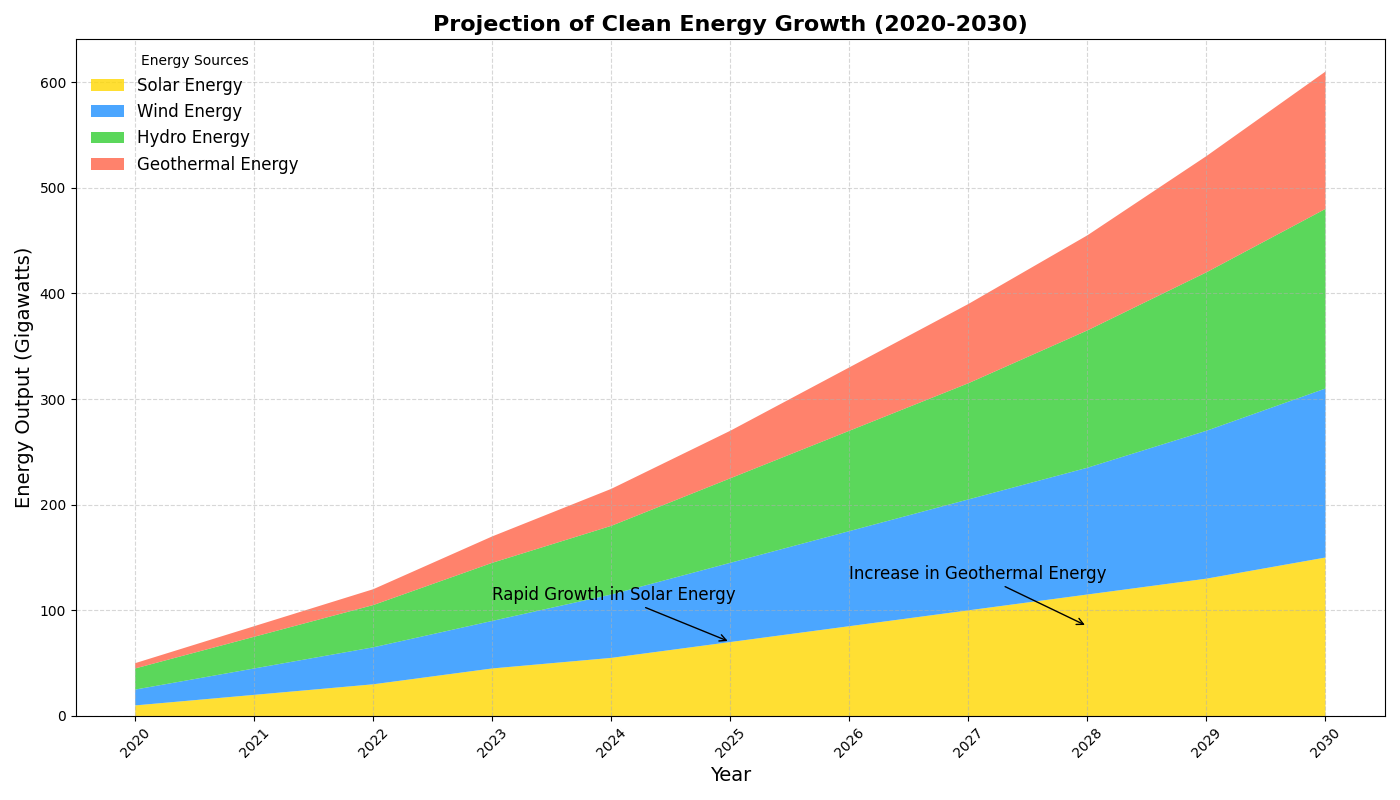

This figure's Python source:
import matplotlib.pyplot as plt
import numpy as np

# Backstory:
# The chart shows the projected growth of various clean energy sources from 2020 to 2030.
# The data represents fictional estimates of solar, wind, hydro, and geothermal energy.
years = np.arange(2020, 2031)

# Artificial data for clean energy sources across years
solar_energy = [10, 20, 30, 45, 55, 70, 85, 100, 115, 130, 150]
wind_energy = [15, 25, 35, 45, 60, 75, 90, 105, 120, 140, 160]
hydro_energy = [20, 30, 40, 55, 65, 80, 95, 110, 130, 150, 170]
geothermal_energy = [5, 10, 15, 25, 35, 45, 60, 75, 90, 110, 130]

# Colors for the energy sources
colors = ['#FFD700', '#1E90FF', '#32CD32', '#FF6347']

# Initialize the plot
fig, ax = plt.subplots(figsize=(14, 8))

# Create the stacked area chart
ax.stackplot(years, solar_energy, wind_energy, hydro_energy, geothermal_energy, 
             labels=['Solar Energy', 'Wind Energy', 'Hydro Energy', 'Geothermal Energy'],
             colors=colors, alpha=0.8)

# Add title and labels
ax.set_title('Projection of Clean Energy Growth (2020-2030)', fontsize=16, fontweight='bold', ha='center')
ax.set_xlabel('Year', fontsize=14)
ax.set_ylabel('Energy Output (Gigawatts)', fontsize=14)

# Customize x-axis
ax.set_xticks(years)
ax.set_xticklabels(years, rotation=45)

# Add legend
ax.legend(loc='upper left', fontsize=12, title='Energy Sources', frameon=False)

# Add grid for better readability
ax.grid(True, linestyle='--', alpha=0.5)

# Highlight significant trends with annotations
ax.annotate('Rapid Growth in Solar Energy', xy=(2025, 70), xytext=(2023, 110),
            arrowprops=dict(facecolor='black', arrowstyle='->'),
            fontsize=12, color='black')

ax.annotate('Increase in Geothermal Energy', xy=(2028, 85), xytext=(2026, 130),
            arrowprops=dict(facecolor='black', arrowstyle='->'),
            fontsize=12, color='black')

# Adjust layout to ensure no overlap
plt.tight_layout()

# Display the plot
plt.show()
